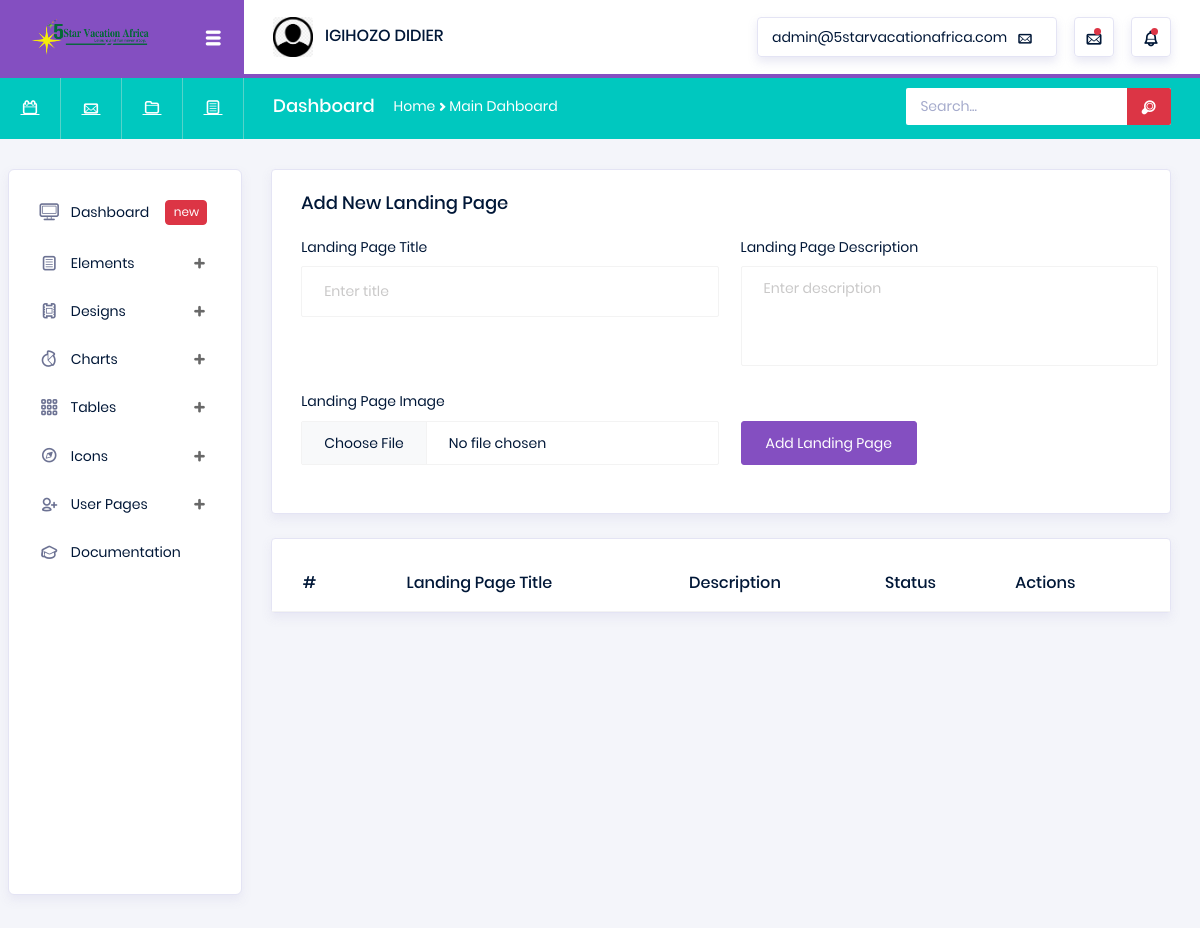
The page /admin/landing-page.php (signed in) on the database as committed earlier.
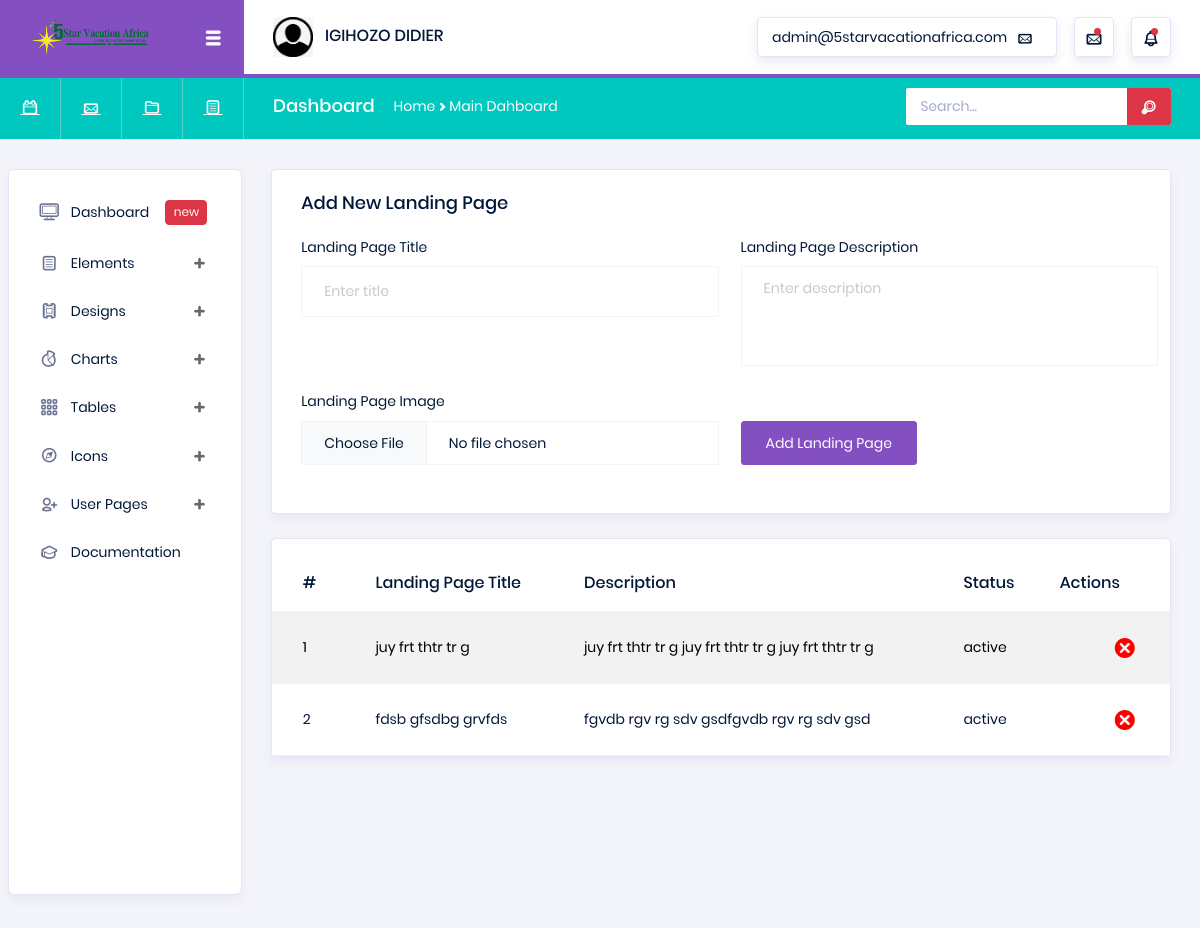
The same page on the database as committed later.
### tables this page shows
CREATE TABLE `LandingPage` (
  `LandingID` int(11) NOT NULL AUTO_INCREMENT,
  `LandingTitle` varchar(255) NOT NULL,
  `LandingDescription` text DEFAULT NULL,
  `LandingImage` varchar(255) DEFAULT NULL,
  `LandingStatus` enum('active','inactive') DEFAULT 'active',
  `CreatedAt` timestamp NULL DEFAULT current_timestamp(),
  `UpdatedAt` timestamp NULL DEFAULT current_timestamp() ON UPDATE current_timestamp(),
  PRIMARY KEY (`LandingID`)
);

### admin/landing-page.php (the view, shortened to what this page needs)
<?php
require("lib/header.php");
@require("../lib/drive.php");
$con = $pdo;
?>
<div class="main-panel">
    <div class="content-wrapper">
        <div class="row">
            <div class="col-md-12">
                <div class="card">
                    <div class="card-body">
                        <h4 class="card-title">Add New Landing Page</h4>
                        <form method="post" enctype="multipart/form-data" style="width:102%">
                            <div class="form-row row">
                                <div class="form-group col-md-6">
                                    <label for="landingTitle">Landing Page Title</label>
                                    <input type="text" class="form-control" id="landingTitle" name="landingTitle" placeholder="Enter title" required>
                                </div>
                                <div class="form-group col-md-6">
                                    <label for="landingDescription">Landing Page Description</label>
                                    <textarea class="form-control" id="landingDescription" name="landingDescription" rows="5" placeholder="Enter description"></textarea>
                                </div>
                                <div class="form-group col-md-6">
                                    <label for="landingImage">Landing Page Image</label>
                                    <input type="file" class="form-control" id="landingImage" name="landingImage" accept="image/*" required>
                                </div>
                                <div class="form-group col-md-6 d-flex align-items-end">
                                    <button type="submit" class="btn btn-primary">Add Landing Page</button>
                                </div>
                            </div>
                        </form>
                    </div>
                </div>
                <div class="card mt-4">
                    <div class="table-responsive pt-3">
                        <table class="table table-striped project-orders-table">
                            <thead>
                                <tr>
                                    <th>#</th>
                                    <th>Landing Page Title</th>
                                    <th>Description</th>
                                    <th>Status</th>
                                    <th>Actions</th>
                                </tr>
                            </thead>
                            <tbody>
                                <?php
                                $stmt = $con->query("SELECT * FROM LandingPage ORDER BY LandingID DESC");
                                $index = 1;
                                while ($row = $stmt->fetch(PDO::FETCH_ASSOC)) {
                                    $id = $row['LandingID'];
                                    echo "<tr>
                                            <td>{$index}</td>
                                            <td>{$row['LandingTitle']}</td>
                                            <td>{$row['LandingDescription']}</td>
                                            <td>{$row['LandingStatus']}</td>
                                            <td><a href='delete-landing-page.php?id=$id' style='text-decoration:none;color:#F00;font-size:30px;float:right'><i class='typcn typcn-delete'></i></a></td>
                                        </tr>";
                                    $index++;
                                }
                                ?>
                            </tbody>
                        </table>
                    </div>
                </div>
            </div>
        </div>
    </div>
</div>

Rows that differ between the two databases and show on the page:
added landingpage: LandingTitle "juy frt thtr tr g", LandingDescription "juy frt thtr tr g juy frt thtr tr g juy frt thtr tr g", LandingStatus "active"
added landingpage: LandingTitle "fdsb gfsdbg grvfds", LandingDescription "fgvdb rgv rg sdv gsdfgvdb rgv rg sdv gsd", LandingStatus "active"
